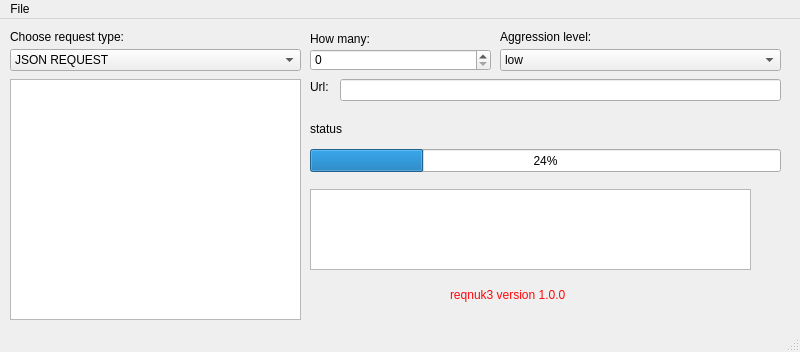
<?xml version="1.0" encoding="UTF-8"?>
<ui version="4.0">
 <class>MainWindow</class>
 <widget class="QMainWindow" name="MainWindow">
  <property name="geometry">
   <rect>
    <x>0</x>
    <y>0</y>
    <width>800</width>
    <height>352</height>
   </rect>
  </property>
  <property name="windowTitle">
   <string>MainWindow</string>
  </property>
  <widget class="QWidget" name="centralwidget">
   <widget class="QComboBox" name="JsonTypeCB">
    <property name="geometry">
     <rect>
      <x>10</x>
      <y>30</y>
      <width>291</width>
      <height>22</height>
     </rect>
    </property>
    <item>
     <property name="text">
      <string>JSON REQUEST</string>
     </property>
     <property name="icon">
      <iconset theme="face-smile">
       <normaloff>.</normaloff>.</iconset>
     </property>
    </item>
    <item>
     <property name="text">
      <string>ANY REQUEST</string>
     </property>
    </item>
    <item>
     <property name="text">
      <string>NUKE REQUEST</string>
     </property>
    </item>
    <item>
     <property name="text">
      <string>XML REQUEST</string>
     </property>
    </item>
   </widget>
   <widget class="QLabel" name="label">
    <property name="geometry">
     <rect>
      <x>10</x>
      <y>10</y>
      <width>121</width>
      <height>16</height>
     </rect>
    </property>
    <property name="text">
     <string>Choose request type:</string>
    </property>
   </widget>
   <widget class="QTextEdit" name="JsonEB">
    <property name="geometry">
     <rect>
      <x>10</x>
      <y>60</y>
      <width>291</width>
      <height>241</height>
     </rect>
    </property>
   </widget>
   <widget class="QProgressBar" name="progressBar">
    <property name="geometry">
     <rect>
      <x>310</x>
      <y>130</y>
      <width>471</width>
      <height>23</height>
     </rect>
    </property>
    <property name="value">
     <number>24</number>
    </property>
   </widget>
   <widget class="QSpinBox" name="HowManySB">
    <property name="geometry">
     <rect>
      <x>310</x>
      <y>30</y>
      <width>181</width>
      <height>22</height>
     </rect>
    </property>
   </widget>
   <widget class="QLabel" name="label_2">
    <property name="geometry">
     <rect>
      <x>310</x>
      <y>10</y>
      <width>71</width>
      <height>20</height>
     </rect>
    </property>
    <property name="text">
     <string>How many:</string>
    </property>
   </widget>
   <widget class="QComboBox" name="AgLevelCB">
    <property name="geometry">
     <rect>
      <x>500</x>
      <y>30</y>
      <width>281</width>
      <height>22</height>
     </rect>
    </property>
    <item>
     <property name="text">
      <string>low</string>
     </property>
    </item>
    <item>
     <property name="text">
      <string>medium</string>
     </property>
    </item>
    <item>
     <property name="text">
      <string>high</string>
     </property>
    </item>
    <item>
     <property name="text">
      <string>critical</string>
     </property>
    </item>
   </widget>
   <widget class="QLabel" name="label_3">
    <property name="geometry">
     <rect>
      <x>500</x>
      <y>10</y>
      <width>101</width>
      <height>16</height>
     </rect>
    </property>
    <property name="text">
     <string>Aggression level:</string>
    </property>
   </widget>
   <widget class="QLineEdit" name="UrlLE">
    <property name="geometry">
     <rect>
      <x>340</x>
      <y>60</y>
      <width>441</width>
      <height>22</height>
     </rect>
    </property>
   </widget>
   <widget class="QLabel" name="label_4">
    <property name="geometry">
     <rect>
      <x>310</x>
      <y>60</y>
      <width>21</width>
      <height>16</height>
     </rect>
    </property>
    <property name="text">
     <string>Url:</string>
    </property>
   </widget>
   <widget class="QLabel" name="label_5">
    <property name="geometry">
     <rect>
      <x>310</x>
      <y>100</y>
      <width>471</width>
      <height>20</height>
     </rect>
    </property>
    <property name="text">
     <string>status</string>
    </property>
   </widget>
   <widget class="QLabel" name="label_6">
    <property name="geometry">
     <rect>
      <x>450</x>
      <y>250</y>
      <width>331</width>
      <height>51</height>
     </rect>
    </property>
    <property name="styleSheet">
     <string notr="true">font: 700 24pt &quot;Segoe UI&quot;;
color: rgb(255, 7, 11);</string>
    </property>
    <property name="text">
     <string>reqnuk3 version 1.0.0</string>
    </property>
   </widget>
   <widget class="QTextEdit" name="ResponseEB">
    <property name="geometry">
     <rect>
      <x>310</x>
      <y>170</y>
      <width>441</width>
      <height>81</height>
     </rect>
    </property>
   </widget>
  </widget>
  <widget class="QMenuBar" name="menubar">
   <property name="geometry">
    <rect>
     <x>0</x>
     <y>0</y>
     <width>800</width>
     <height>22</height>
    </rect>
   </property>
   <widget class="QMenu" name="menuFile">
    <property name="title">
     <string>File</string>
    </property>
    <addaction name="actionSave"/>
    <addaction name="actionOpen"/>
    <addaction name="actionSettings"/>
    <addaction name="actionExit"/>
   </widget>
   <addaction name="menuFile"/>
  </widget>
  <widget class="QStatusBar" name="statusbar"/>
  <action name="actionSave">
   <property name="text">
    <string>Save</string>
   </property>
  </action>
  <action name="actionOpen">
   <property name="text">
    <string>Open</string>
   </property>
  </action>
  <action name="actionSettings">
   <property name="text">
    <string>Settings</string>
   </property>
  </action>
  <action name="actionExit">
   <property name="text">
    <string>Exit</string>
   </property>
  </action>
 </widget>
 <resources/>
 <connections/>
</ui>
